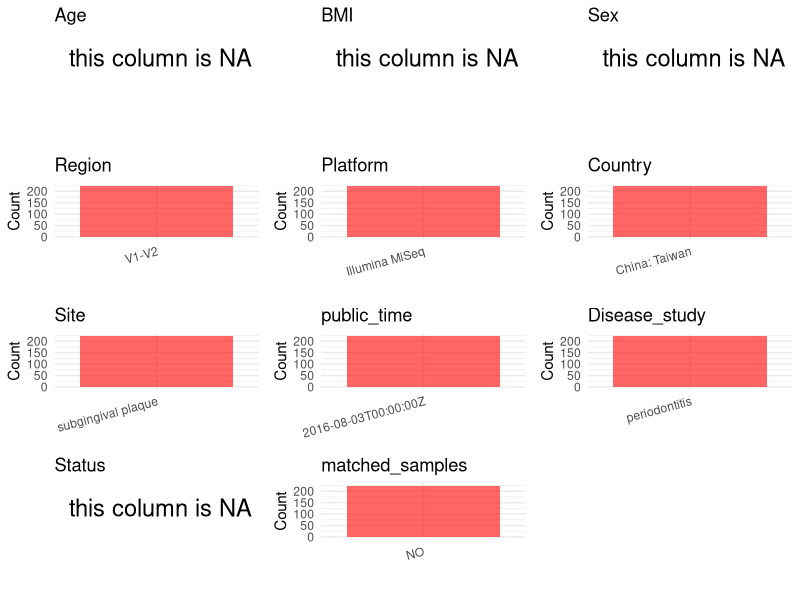

Reproduce this figure in R. (Note: this script raises an error after producing the figure.)
## ---- chunk 1
# Load necessary libraries
library(dplyr)
library(ggplot2)
library(cowplot)
library(stringr)
# Set working directory (update this path to your local directory)
setwd("/Users/dongbiao/Documents/oral/PRJNA274944/")

# Read the initial metadata files
initial_meta <- read.csv("SraRunTable.csv",header = T)

head(initial_meta)
## ---- chunk 2
# Create a uniform metadata dataframe
sites <- str_extract(initial_meta$sample_type, "saliva|Plaque")
sites[sites == "Plaque"] <- "dental plaque"
metadata <- data.frame(
  BioProject = initial_meta$BioProject,
  Run = initial_meta$Run,
  sample_name = initial_meta$`Sample.Name`,
  Age = NA,
  BMI = NA,
  Sex=NA,
  Region = "V1-V2",
  Platform = initial_meta$Instrument,
  Country = "China: Taiwan",
  Site = "subgingival plaque",
  public_time = initial_meta$ReleaseDate,
  stringsAsFactors = FALSE
)
## ---- chunk 3
# Add information obtained from the publication
metadata$PCR_primers <- "F: 5′-AGAGTTTGATCCTGGCTCAG-3′; R: 5′-TGCTGCCTCCCGTAGGAGT-3′"
metadata$title <- "Subgingival microbiota in individuals with severe chronic periodontitis"
metadata$Disease_study <- "periodontitis"

# Assign disease status based on sample_name patterns
metadata$Status <- NA

# Create matched_samples column
metadata$matched_samples <- "NO"

# Check initial data distribution
cat("Initial sample distribution:\n")
table(metadata$sample_name)
table(metadata$Site)
## ---- chunk 4
# Check the number of unique runs and sample names
print(paste("Number of unique runs:", length(unique(metadata$Run))))
print(paste("Number of unique sample names:", length(unique(metadata$sample_name))))
## ---- chunk 5
# Select columns for visualization
plot_data <- metadata %>%
  select(-BioProject, -Run, -sample_name, -title)

# Function to create simple plots for each column
create_simple_plots <- function(data) {
  plots <- list()
  
  for (col in colnames(data)) {
    # Check if the column is all NA
    if (all(is.na(data[[col]]))) {
      # Create an empty plot with text indicating all NA
      p <- ggplot() +
        annotate("text", x = 0.5, y = 0.5, label = "this column is NA", size = 6) +
        labs(title = col) +
        theme_void()
    } else if (is.numeric(data[[col]])) {
      # Numeric variable: histogram
      p <- ggplot(data, aes(x = .data[[col]])) +
        geom_histogram(fill = "blue", alpha = 0.6, bins = 20, na.rm = TRUE) +
        labs(title = col) +
        theme_minimal()
    } else {
      # Categorical variable: bar plot (remove NA values)
      count_data <- as.data.frame(table(data[[col]], useNA = "ifany"))
      p <- ggplot(count_data, aes(x = reorder(Var1, -Freq), y = Freq)) +
        geom_col(fill = "red", alpha = 0.6) +
        labs(title = col, x = NULL, y = "Count") +
        theme_minimal() +
        theme(axis.text.x = element_text(angle = 15, hjust = 1))
    }
    plots[[col]] <- p
  }
  
  return(plots)
}

# Generate and arrange plots
plots <- create_simple_plots(plot_data)
p<-plot_grid(plots$Age, 
          plots$BMI, 
          plots$Sex, 
          plots$Region, 
          plots$Platform, 
          plots$Country, 
          plots$Site,
          plots$public_time, 
          plots$Disease_study,
          plots$Status,
          plots$matched_samples,# add 
          ncol = 3, align = "hv", axis = "lb")
ggsave("Metadata_Summary.png", plot = p, width = 8, height = 6, dpi = 150)
## ---- chunk 6
knitr::include_graphics("Metadata_Summary.png")
## ---- chunk 7
# Reorder columns to match the desired format
metadata <- metadata[, c(
  "BioProject", "Run", "sample_name", "Age", "BMI", "Sex", 
  "Region", "Platform", "Country", "Site", "public_time", 
  "PCR_primers", "title", "Disease_study", "Status","matched_samples"
)]

# Export the uniform metadata to a CSV file
write.csv(metadata, file = "metadata.csv", quote = FALSE)
head(metadata)
